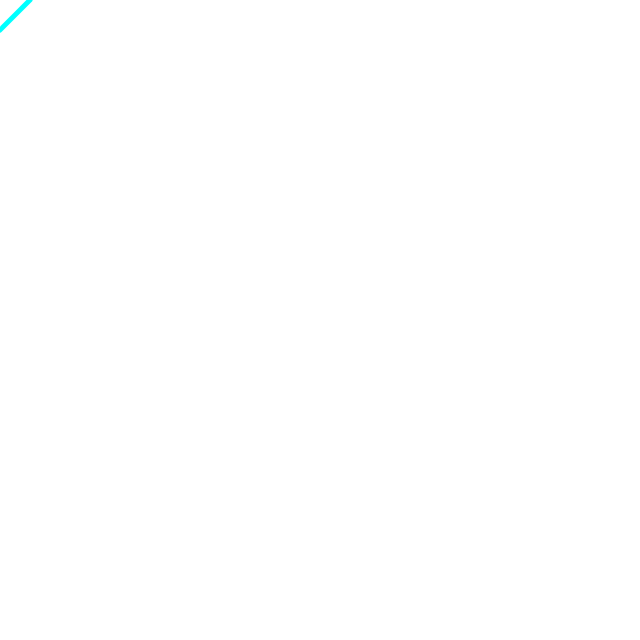
Frame 1 (no input)
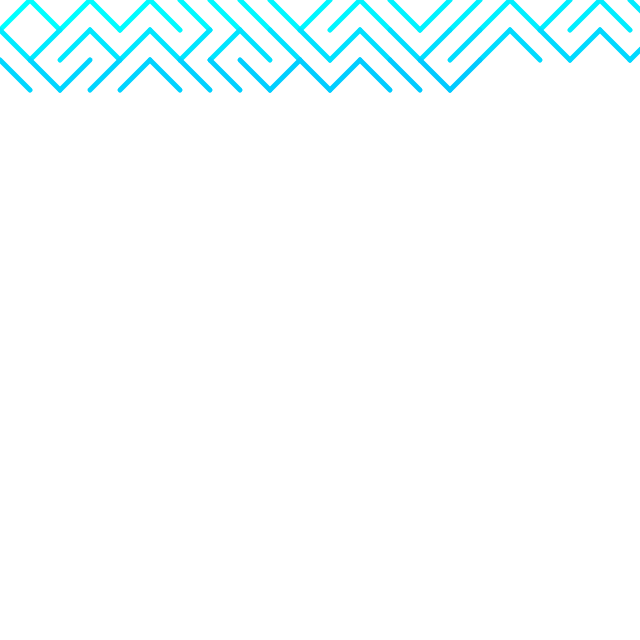
Frame 60 (no input)
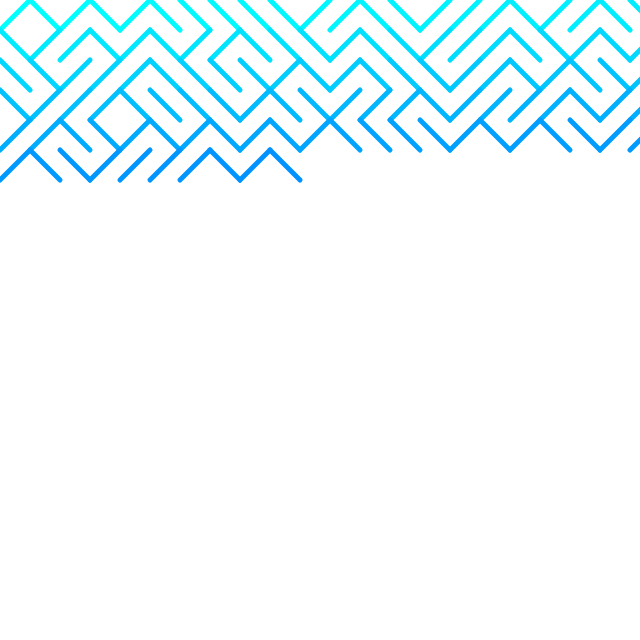
Frame 120 (the mouse pressed at the canvas centre since frame 60)

The p5.js sketch that drew these frames (run headless with seeded random() and noise() and a simulated clock; from frame 60 on, the mouse is pressed at the canvas centre):

// p5.js sketch
// ── sketch.js
let x = 0;
let y = 0;
let spacing = 30;
let t = 100;

function setup() {
  createCanvas(640, 640);
  stroke(255);
  colorMode(HSB, 200);
}

function draw() {
  strokeWeight(5);
  if (random(1) < 0.5) {
    stroke(t % 350, 200, 200);
    line(x, y, x + spacing, y + spacing);
  } else {
    stroke(t % 350, 200, 200);
    line(x, y + spacing, x + spacing, y);
  }
  x += spacing;
  if (x > width) {
    x = 0;
    y += spacing;
  }

  t += 0.12;
  
}
